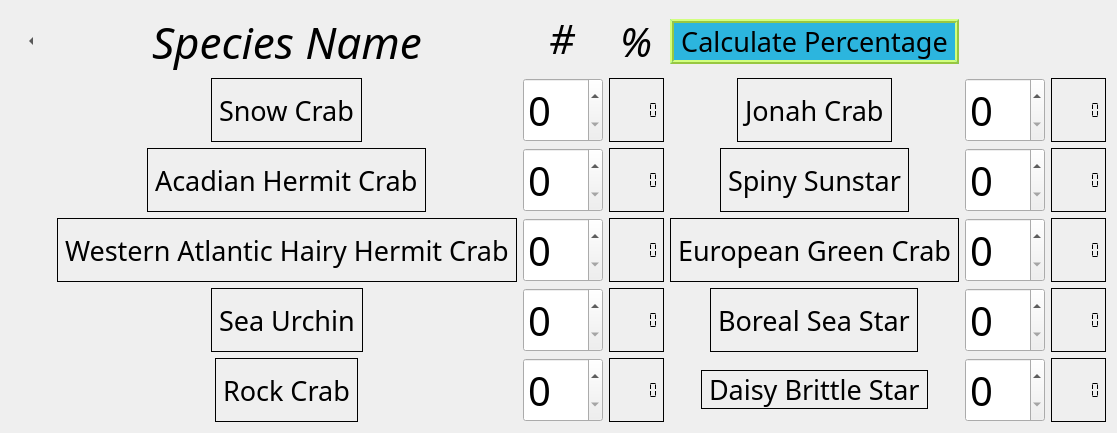
      <widget class="QWidget" name="ednaPage">
       <property name="styleSheet">
        <string notr="true">#ednaPage{
	border-image: url(:/images/images/bubbles_and_animals.png);
}</string>
       </property>
       <layout class="QGridLayout" name="gridLayout_4">
        <item row="5" column="2" alignment="Qt::AlignmentFlag::AlignHCenter">
         <widget class="QSpinBox" name="spinBoxRock">
          <property name="font">
           <font>
            <family>Aileron</family>
            <pointsize>30</pointsize>
           </font>
          </property>
         </widget>
        </item>
        <item row="4" column="6">
         <widget class="QLCDNumber" name="borealPercent">
          <property name="font">
           <font>
            <family>Aileron</family>
            <pointsize>20</pointsize>
           </font>
          </property>
          <property name="frameShadow">
           <enum>QFrame::Shadow::Plain</enum>
          </property>
          <property name="smallDecimalPoint">
           <bool>true</bool>
          </property>
          <property name="segmentStyle">
           <enum>QLCDNumber::SegmentStyle::Flat</enum>
          </property>
         </widget>
        </item>
        <item row="4" column="2" alignment="Qt::AlignmentFlag::AlignHCenter">
         <widget class="QSpinBox" name="spinBoxUrchin">
          <property name="font">
           <font>
            <family>Aileron</family>
            <pointsize>30</pointsize>
           </font>
          </property>
         </widget>
        </item>
        <item row="4" column="4" alignment="Qt::AlignmentFlag::AlignHCenter">
         <widget class="QLabel" name="label_10">
          <property name="font">
           <font>
            <family>Aileron</family>
            <pointsize>20</pointsize>
           </font>
          </property>
          <property name="frameShape">
           <enum>QFrame::Shape::Box</enum>
          </property>
          <property name="text">
           <string>Boreal Sea Star</string>
          </property>
         </widget>
        </item>
        <item row="5" column="3">
         <widget class="QLCDNumber" name="rockCrabPercent">
          <property name="font">
           <font>
            <family>Aileron</family>
            <pointsize>20</pointsize>
           </font>
          </property>
          <property name="frameShadow">
           <enum>QFrame::Shadow::Plain</enum>
          </property>
          <property name="smallDecimalPoint">
           <bool>true</bool>
          </property>
          <property name="segmentStyle">
           <enum>QLCDNumber::SegmentStyle::Flat</enum>
          </property>
         </widget>
        </item>
        <item row="1" column="2" alignment="Qt::AlignmentFlag::AlignHCenter">
         <widget class="QSpinBox" name="spinBoxSnow">
          <property name="font">
           <font>
            <family>Aileron</family>
            <pointsize>30</pointsize>
           </font>
          </property>
         </widget>
        </item>
        <item row="1" column="6">
         <widget class="QLCDNumber" name="jonahCrabPercent">
          <property name="font">
           <font>
            <family>Aileron</family>
            <pointsize>20</pointsize>
           </font>
          </property>
          <property name="frameShadow">
           <enum>QFrame::Shadow::Plain</enum>
          </property>
          <property name="smallDecimalPoint">
           <bool>true</bool>
          </property>
          <property name="segmentStyle">
           <enum>QLCDNumber::SegmentStyle::Flat</enum>
          </property>
         </widget>
        </item>
        <item row="2" column="6">
         <widget class="QLCDNumber" name="sunstarPercent">
          <property name="font">
           <font>
            <family>Aileron</family>
            <pointsize>20</pointsize>
           </font>
          </property>
          <property name="frameShadow">
           <enum>QFrame::Shadow::Plain</enum>
          </property>
          <property name="smallDecimalPoint">
           <bool>true</bool>
          </property>
          <property name="segmentStyle">
           <enum>QLCDNumber::SegmentStyle::Flat</enum>
          </property>
         </widget>
        </item>
        <item row="5" column="5" alignment="Qt::AlignmentFlag::AlignHCenter">
         <widget class="QSpinBox" name="spinBoxBrittle">
          <property name="font">
           <font>
            <family>Aileron</family>
            <pointsize>30</pointsize>
           </font>
          </property>
         </widget>
        </item>
        <item row="1" column="4" alignment="Qt::AlignmentFlag::AlignHCenter">
         <widget class="QLabel" name="label">
          <property name="font">
           <font>
            <family>Aileron</family>
            <pointsize>20</pointsize>
           </font>
          </property>
          <property name="frameShape">
           <enum>QFrame::Shape::Box</enum>
          </property>
          <property name="text">
           <string>Jonah Crab</string>
          </property>
         </widget>
        </item>
        <item row="3" column="2" alignment="Qt::AlignmentFlag::AlignHCenter">
         <widget class="QSpinBox" name="spinBoxWestern">
          <property name="font">
           <font>
            <family>Aileron</family>
            <pointsize>30</pointsize>
           </font>
          </property>
         </widget>
        </item>
        <item row="2" column="2" alignment="Qt::AlignmentFlag::AlignHCenter">
         <widget class="QSpinBox" name="spinBoxAcadian">
          <property name="font">
           <font>
            <family>Aileron</family>
            <pointsize>30</pointsize>
           </font>
          </property>
         </widget>
        </item>
        <item row="3" column="4" alignment="Qt::AlignmentFlag::AlignHCenter">
         <widget class="QLabel" name="label_8">
          <property name="font">
           <font>
            <family>Aileron</family>
            <pointsize>20</pointsize>
           </font>
          </property>
          <property name="frameShape">
           <enum>QFrame::Shape::Box</enum>
          </property>
          <property name="text">
           <string>European Green Crab</string>
          </property>
         </widget>
        </item>
        <item row="5" column="1" alignment="Qt::AlignmentFlag::AlignHCenter">
         <widget class="QLabel" name="label_5">
          <property name="font">
           <font>
            <family>Aileron</family>
            <pointsize>20</pointsize>
           </font>
          </property>
          <property name="frameShape">
           <enum>QFrame::Shape::Box</enum>
          </property>
          <property name="text">
           <string>Rock Crab</string>
          </property>
         </widget>
        </item>
        <item row="1" column="3">
         <widget class="QLCDNumber" name="snowCrabPercent">
          <property name="sizePolicy">
           <sizepolicy hsizetype="Preferred" vsizetype="Preferred">
            <horstretch>0</horstretch>
            <verstretch>0</verstretch>
           </sizepolicy>
          </property>
          <property name="font">
           <font>
            <family>Aileron</family>
            <pointsize>26</pointsize>
           </font>
          </property>
          <property name="frameShadow">
           <enum>QFrame::Shadow::Plain</enum>
          </property>
          <property name="smallDecimalPoint">
           <bool>true</bool>
          </property>
          <property name="mode">
           <enum>QLCDNumber::Mode::Dec</enum>
          </property>
          <property name="segmentStyle">
           <enum>QLCDNumber::SegmentStyle::Flat</enum>
          </property>
         </widget>
        </item>
        <item row="5" column="6">
         <widget class="QLCDNumber" name="brittlePercent">
          <property name="font">
           <font>
            <family>Aileron</family>
            <pointsize>20</pointsize>
           </font>
          </property>
          <property name="frameShadow">
           <enum>QFrame::Shadow::Plain</enum>
          </property>
          <property name="smallDecimalPoint">
           <bool>true</bool>
          </property>
          <property name="segmentStyle">
           <enum>QLCDNumber::SegmentStyle::Flat</enum>
          </property>
         </widget>
        </item>
        <item row="0" column="3" alignment="Qt::AlignmentFlag::AlignHCenter">
         <widget class="QLabel" name="label_14">
          <property name="font">
           <font>
            <family>Aileron</family>
            <pointsize>30</pointsize>
            <italic>true</italic>
           </font>
          </property>
          <property name="text">
           <string>%</string>
          </property>
         </widget>
        </item>
        <item row="3" column="1" alignment="Qt::AlignmentFlag::AlignHCenter">
         <widget class="QLabel" name="label_3">
          <property name="font">
           <font>
            <family>Aileron</family>
            <pointsize>20</pointsize>
           </font>
          </property>
          <property name="frameShape">
           <enum>QFrame::Shape::Box</enum>
          </property>
          <property name="text">
           <string>Western Atlantic Hairy Hermit Crab</string>
          </property>
         </widget>
        </item>
        <item row="2" column="1" alignment="Qt::AlignmentFlag::AlignHCenter">
         <widget class="QLabel" name="label_2">
          <property name="font">
           <font>
            <family>Aileron</family>
            <pointsize>20</pointsize>
           </font>
          </property>
          <property name="frameShape">
           <enum>QFrame::Shape::Box</enum>
          </property>
          <property name="text">
           <string>Acadian Hermit Crab</string>
          </property>
         </widget>
        </item>
        <item row="5" column="4" alignment="Qt::AlignmentFlag::AlignHCenter|Qt::AlignmentFlag::AlignVCenter">
         <widget class="QLabel" name="label_11">
          <property name="font">
           <font>
            <family>Aileron</family>
            <pointsize>20</pointsize>
           </font>
          </property>
          <property name="frameShape">
           <enum>QFrame::Shape::Box</enum>
          </property>
          <property name="text">
           <string>Daisy Brittle Star</string>
          </property>
         </widget>
        </item>
        <item row="2" column="3">
         <widget class="QLCDNumber" name="acadianCrabPercent">
          <property name="font">
           <font>
            <family>Aileron</family>
            <pointsize>20</pointsize>
           </font>
          </property>
          <property name="frameShadow">
           <enum>QFrame::Shadow::Plain</enum>
          </property>
          <property name="smallDecimalPoint">
           <bool>true</bool>
          </property>
          <property name="segmentStyle">
           <enum>QLCDNumber::SegmentStyle::Flat</enum>
          </property>
         </widget>
        </item>
        <item row="1" column="1" alignment="Qt::AlignmentFlag::AlignHCenter">
         <widget class="QLabel" name="label_6">
          <property name="font">
           <font>
            <family>Aileron</family>
            <pointsize>20</pointsize>
           </font>
          </property>
          <property name="frameShape">
           <enum>QFrame::Shape::Box</enum>
          </property>
          <property name="text">
           <string>Snow Crab</string>
          </property>
         </widget>
        </item>
        <item row="2" column="4" alignment="Qt::AlignmentFlag::AlignHCenter">
         <widget class="QLabel" name="label_7">
          <property name="font">
           <font>
            <family>Aileron</family>
            <pointsize>20</pointsize>
           </font>
          </property>
          <property name="frameShape">
           <enum>QFrame::Shape::Box</enum>
          </property>
          <property name="text">
           <string>Spiny Sunstar</string>
          </property>
         </widget>
        </item>
        <item row="4" column="3">
         <widget class="QLCDNumber" name="urchinPercent">
          <property name="font">
           <font>
            <family>Aileron</family>
            <pointsize>20</pointsize>
           </font>
          </property>
          <property name="frameShadow">
           <enum>QFrame::Shadow::Plain</enum>
          </property>
          <property name="smallDecimalPoint">
           <bool>true</bool>
          </property>
          <property name="segmentStyle">
           <enum>QLCDNumber::SegmentStyle::Flat</enum>
          </property>
         </widget>
        </item>
        <item row="3" column="3">
         <widget class="QLCDNumber" name="hairyCrabPercent">
          <property name="font">
           <font>
            <family>Aileron</family>
            <pointsize>20</pointsize>
           </font>
          </property>
          <property name="frameShadow">
           <enum>QFrame::Shadow::Plain</enum>
          </property>
          <property name="smallDecimalPoint">
           <bool>true</bool>
          </property>
          <property name="segmentStyle">
           <enum>QLCDNumber::SegmentStyle::Flat</enum>
          </property>
         </widget>
        </item>
        <item row="3" column="6">
         <widget class="QLCDNumber" name="greenCrabPercent">
          <property name="font">
           <font>
            <family>Aileron</family>
            <pointsize>20</pointsize>
           </font>
          </property>
          <property name="frameShadow">
           <enum>QFrame::Shadow::Plain</enum>
          </property>
          <property name="smallDecimalPoint">
           <bool>true</bool>
          </property>
          <property name="segmentStyle">
           <enum>QLCDNumber::SegmentStyle::Flat</enum>
          </property>
         </widget>
        </item>
        <item row="4" column="5" alignment="Qt::AlignmentFlag::AlignHCenter">
         <widget class="QSpinBox" name="spinBoxBoreal">
          <property name="font">
           <font>
            <family>Aileron</family>
            <pointsize>30</pointsize>
           </font>
          </property>
         </widget>
        </item>
        <item row="2" column="5" alignment="Qt::AlignmentFlag::AlignHCenter">
         <widget class="QSpinBox" name="spinBoxSunstar">
          <property name="font">
           <font>
            <family>Aileron</family>
            <pointsize>30</pointsize>
           </font>
          </property>
         </widget>
        </item>
        <item row="0" column="4">
         <widget class="QPushButton" name="pushButtonCalcPercent">
          <property name="font">
           <font>
            <family>Aileron</family>
            <pointsize>20</pointsize>
            <italic>false</italic>
           </font>
          </property>
          <property name="styleSheet">
           <string notr="true">	background-color: rgb(44,181,222); /* A nice green color */
	border-width: 4px;
	border-style: ridge;
	border-color: rgb(152, 199, 65);
	selection-color: rgb(255, 255, 255);</string>
          </property>
          <property name="text">
           <string>Calculate Percentage</string>
          </property>
         </widget>
        </item>
        <item row="0" column="2" alignment="Qt::AlignmentFlag::AlignHCenter|Qt::AlignmentFlag::AlignTop">
         <widget class="QLabel" name="label_13">
          <property name="font">
           <font>
            <family>Aileron</family>
            <pointsize>30</pointsize>
            <italic>true</italic>
           </font>
          </property>
          <property name="text">
           <string>#</string>
          </property>
         </widget>
        </item>
        <item row="4" column="1" alignment="Qt::AlignmentFlag::AlignHCenter">
         <widget class="QLabel" name="label_4">
          <property name="font">
           <font>
            <family>Aileron</family>
            <pointsize>20</pointsize>
           </font>
          </property>
          <property name="frameShape">
           <enum>QFrame::Shape::Box</enum>
          </property>
          <property name="text">
           <string>Sea Urchin</string>
          </property>
         </widget>
        </item>
        <item row="3" column="5" alignment="Qt::AlignmentFlag::AlignHCenter">
         <widget class="QSpinBox" name="spinBoxGreen">
          <property name="font">
           <font>
            <family>Aileron</family>
            <pointsize>30</pointsize>
           </font>
          </property>
         </widget>
        </item>
        <item row="0" column="0">
         <widget class="QToolButton" name="homePageButton_4">
          <property name="minimumSize">
           <size>
            <width>40</width>
            <height>30</height>
           </size>
          </property>
          <property name="maximumSize">
           <size>
            <width>40</width>
            <height>30</height>
           </size>
          </property>
          <property name="font">
           <font>
            <family>Aileron</family>
           </font>
          </property>
          <property name="text">
           <string>...</string>
          </property>
          <property name="popupMode">
           <enum>QToolButton::ToolButtonPopupMode::DelayedPopup</enum>
          </property>
          <property name="toolButtonStyle">
           <enum>Qt::ToolButtonStyle::ToolButtonFollowStyle</enum>
          </property>
          <property name="autoRaise">
           <bool>true</bool>
          </property>
          <property name="arrowType">
           <enum>Qt::ArrowType::LeftArrow</enum>
          </property>
         </widget>
        </item>
        <item row="1" column="5" alignment="Qt::AlignmentFlag::AlignHCenter">
         <widget class="QSpinBox" name="spinBoxJonah">
          <property name="font">
           <font>
            <family>Aileron</family>
            <pointsize>30</pointsize>
           </font>
          </property>
         </widget>
        </item>
        <item row="0" column="1" alignment="Qt::AlignmentFlag::AlignHCenter|Qt::AlignmentFlag::AlignTop">
         <widget class="QLabel" name="label_12">
          <property name="font">
           <font>
            <family>Aileron</family>
            <pointsize>33</pointsize>
            <italic>true</italic>
           </font>
          </property>
          <property name="frameShape">
           <enum>QFrame::Shape::NoFrame</enum>
          </property>
          <property name="text">
           <string>Species Name</string>
          </property>
          <property name="textFormat">
           <enum>Qt::TextFormat::AutoText</enum>
          </property>
         </widget>
        </item>
       </layout>
      </widget>
